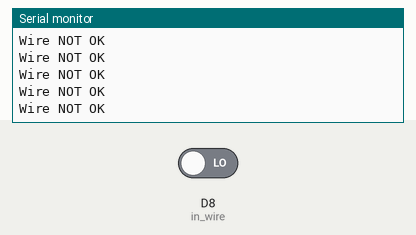
The sketch below on a simulated ESP8266 (NodeMCU). Parts: the last lines printed to the serial monitor. The test bench sets the inputs (shaded band); at power-on: D8 (in_wire) LOW.

Above: at 1.2 s.
1.3 s: D8 (in_wire) driven HIGH
At 2.3 s:
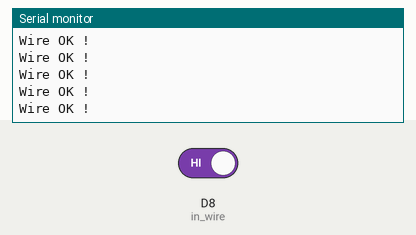
3.2 s: D8 (in_wire) driven LOW
At 4.1 s:
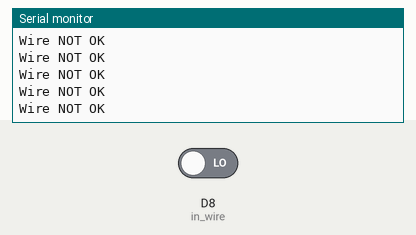
6.2 s: D8 (in_wire) driven HIGH
At 6.7 s:
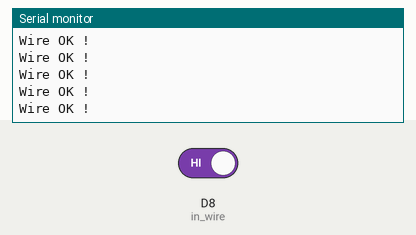
9.2 s: D8 (in_wire) driven LOW
At 9.9 s:
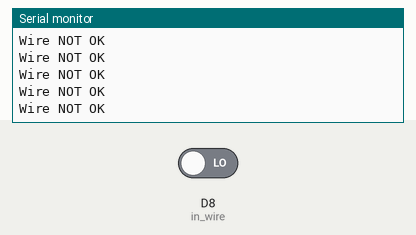
12.2 s: D8 (in_wire) driven HIGH
At 12.8 s:
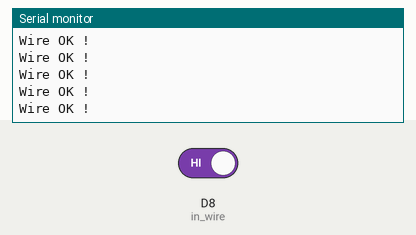

The sketch:

wire_tester.ino
```cpp
int in_wire = D8;

void setup() {
  Serial.begin(9600);
  pinMode(in_wire, INPUT);
}

void loop() {
  int state = digitalRead(in_wire);
  if(state == HIGH) {
    Serial.println("Wire OK !");
  }
  else {
    Serial.println("Wire NOT OK");
  }
}
```

Measured:
- after the input at 1.3 s, the serial monitor: prints a new line at once (image 1)
- after the input at 6.2 s, the serial monitor: prints a new line at once (image 3)
- after the input at 9.2 s, the serial monitor: prints a new line at once (image 4)
- after the input at 12.2 s, the serial monitor: prints a new line at once (image 5)
